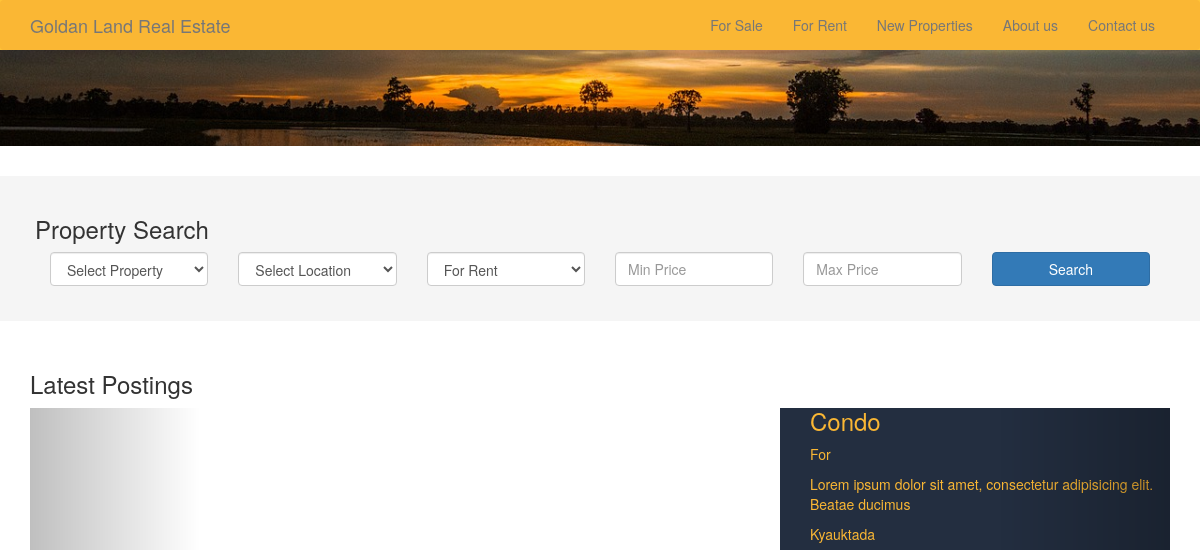
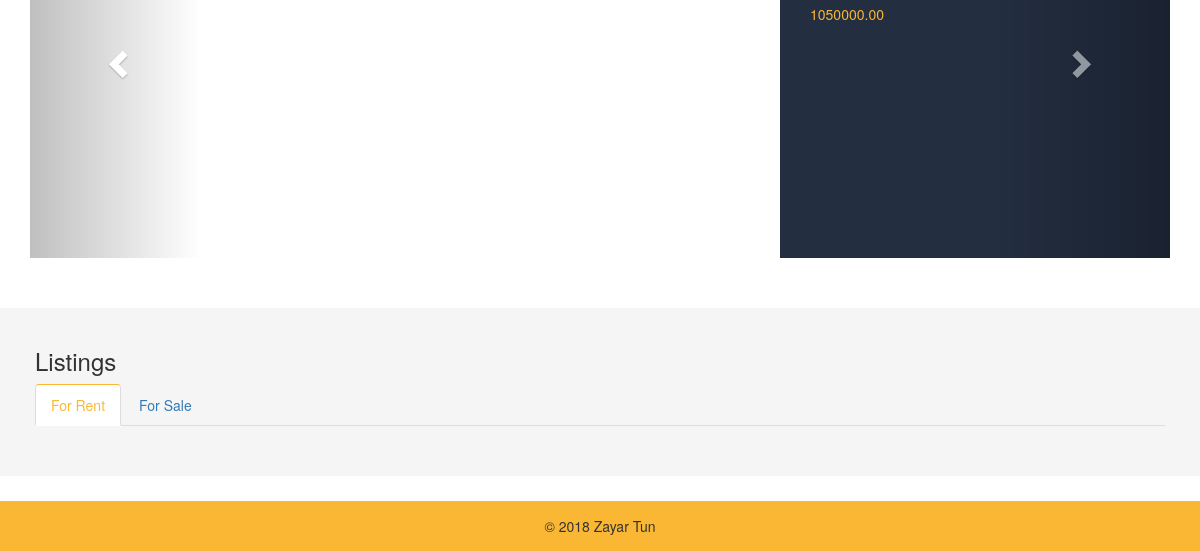
Before: / with the older database file (2 pictures, top to bottom).
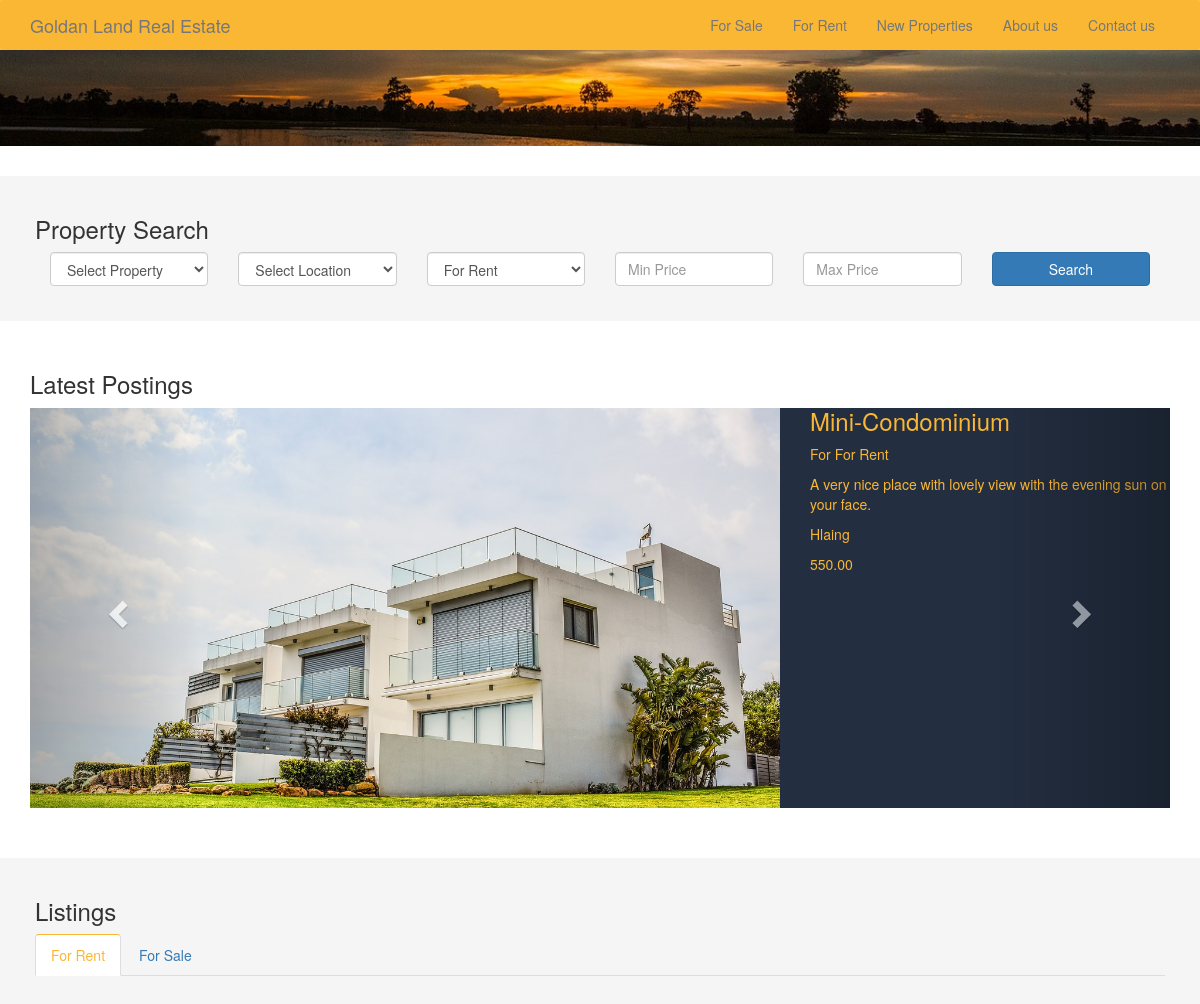
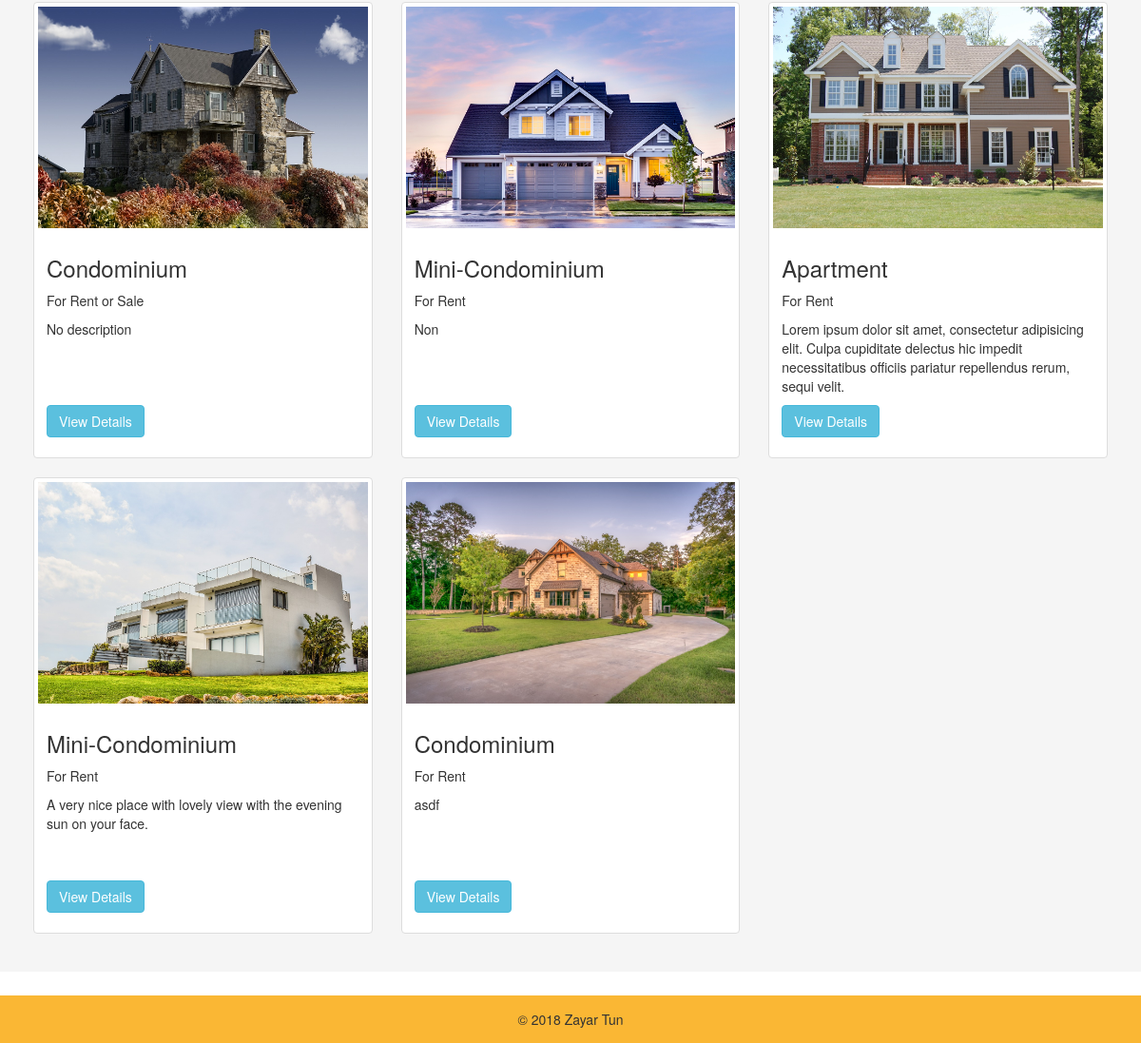
After: the same page with the newer database file (2 pictures, top to bottom).
### tables this page shows
CREATE TABLE IF NOT EXISTS `properties` (
  `id` int(11) NOT NULL AUTO_INCREMENT,
  `first_name` varchar(255) NOT NULL,
  `last_name` varchar(255) NOT NULL,
  `contact_phone` varchar(255) NOT NULL,
  `property_type` varchar(255) NOT NULL,
  `property_for` varchar(255) NOT NULL,
  `development` varchar(255) NOT NULL,
  `bed_room` varchar(255) NOT NULL,
  `bath_room` varchar(255) NOT NULL,
  `air_conditioning` varchar(255) NOT NULL,
  `condition_id` tinyint(3) NOT NULL,
  `width` decimal(9,2) NOT NULL,
  `length` decimal(9,2) NOT NULL,
  `floor` varchar(255) NOT NULL,
  `address` varchar(255) NOT NULL,
  `township` varchar(255) NOT NULL,
  `state` varchar(255) NOT NULL,
  `price` decimal(9,2) NOT NULL,
  `description` varchar(255) NOT NULL,
  `image_names` varchar(255) NOT NULL,
  PRIMARY KEY (`id`)
);

### private/functions.php (called while the page is built, shortened)
<?php
function url_for($script_path) {
  if($script_path[0] != '/') {
    $script_path = "/" . $script_path;
  }
  return WWW_ROOT . $script_path;
}
function h($string="") {
  return htmlspecialchars($string);
}
?>

### private/classes/databaseobject.class.php (called while the page is built, shortened)
<?php
  class DatabaseObject
  {
    static protected $database;
    static protected $table_name = "";
    public static function set_database($database)
    {
      self::$database = $database;
    }
    public static function find_by_sql($sql)
    {
      $result = self::$database->query($sql);
      $object_array = [];
      while ($record = $result->fetch_assoc())
      {
        $object_array[] = static::instantiate($record);
      }
      return $object_array;
    }
    public static function find_all_for_rent()
    {
      $rent = 'For Rent';
      $rentOrsale = 'For Rent or Sale';
      $sql = "SELECT * FROM " . static::$table_name . " ";
      $sql .= "WHERE property_for ='" . $rent . "' OR property_for ='" . $rentOrsale . "'";
      return static::find_by_sql($sql);
    }
    public static function get_latest_posting()
    {
      $sql = "SELECT * FROM ( SELECT * FROM " . static::$table_name . " ";
      $sql .= "ORDER BY id DESC LIMIT 2 ) sub ORDER BY id ASC";
      return static::find_by_sql($sql);
    }
    protected static function instantiate($record)
    {
      $object = new static();
      foreach ($record as $property => $value)
      {
        if (property_exists($object, $property)) {
          $object->$property = $value;
        }
      }
      return $object;
    }
  }

### private/classes/property.class.php (called while the page is built, shortened)
<?php
  class Property extends DatabaseObject
  {
    public $image_names;
    public function __construct($args=[])
    {
      $this->image_names = $args['image_names'] ?? NULL;
    }
    public function get_images()
    {
      return explode(', ', $this->image_names);
    }
  }

### public/index.php (the view, shortened to what this page needs)
<?php
  include(SHARED_PATH . '/public_header.php');
  $lastPosts = Property::get_latest_posting();
?>
<div class="container-fluid content-container">
  <div class="container">
    <div class="row">
      <section class="col-xs-12">
        <h3>Property Search</h3>
        <form class="search_form" action="<?php echo url_for('result.php'); ?>" method="post">
          <div class="col-sm-2">
            <div class="form-group">
              <select name="property[property_type]" class="form-control" id="propertyType">
                <option value="" selected disabled>Select Property</option>
              </select>
            </div>
          </div>
          <div class="col-sm-2">
            <div class="form-group">
              <select name="property[township]" class="form-control" id="township">
                <option value="any" selected disabled>Select Location</option>
              </select>
            </div>
          </div>
          <div class="col-sm-2">
            <div class="form-group">
                <select name="property[property_for]" class="form-control" id="propertyFor">
                  <?php foreach (Property::PROPERTY_FOR as $type) { ?>
                    <option value="<?php echo $type; ?>" <?php if ($type == 'Rent') { echo 'selected'; } ?>><?php echo $type; ?></option>
                  <?php } ?>
                </select>
            </div>
          </div>
          <div class="col-sm-2">
            <div class="form-group">
                <input class="form-control" type="text" name="property[min_price]" id="minPrice" placeholder="Min Price">
            </div>
          </div>
          <div class="col-sm-2">
            <div class="form-group">
                <input class="form-control" type="text" name="property[max_price]" id="maxPrice" placeholder="Max Price">
            </div>
          </div>
          <div class="col-sm-2">
            <div class="form-group">
              <input type="submit" class="btn btn-primary btn-block" value="Search" name="search">
            </div>
          </div>
        </form>
      </section>
    </div>
  </div>
</div>
<div class="container carousel-container">
  <div class="row">
    <section class="col-xs-12">
      <h3>Latest Postings</h3>
      <div class="carousel slide main_slide" data-ride="carousel" id="featured">
        <div class="carousel-inner">
          <?php $active = false; ?>
          <?php foreach ($lastPosts as $lastPost) { ?>
              <?php $images = $lastPost->get_images($lastPost->id); ?>
              <?php if (!$active) { ?>
              <?php $active = true; ?>
                  <div class="item active" >
                    <a href="details.php?id=<?php echo $lastPost->id; ?>">
                      <div class="row">
                        <div class="col-sm-8">
                          <div class="thumbnail" style="background-image: url(<?php echo url_for('/uploaded/' . $images[0]); ?>)">
                          </div>
                        </div>
                        <div class="caption col-sm-4 hidden-xs">
                          <h3><?php echo $lastPost->property_type; ?></h3>
                          <p>For <?php echo $lastPost->property_for; ?></p>
                          <p><?php echo $lastPost->description; ?></p>
                          <p><?php echo $lastPost->township; ?></p>
                          <p><?php echo $lastPost->price; ?></p>
                        </div>
                      </div>
                    </a>
                  </div>
              <?php } ?>
          <?php } ?>
        </div>
        <a class="left carousel-control" href="#featured" role="button" data-slide="prev">
          <span class="glyphicon glyphicon-chevron-left"></span>
        </a>
        <a class="right carousel-control" href="#featured" role="button" data-slide="next">
          <span class="glyphicon glyphicon-chevron-right"></span>
        </a>
      </div>
    </section>
  </div>
</div>
<div class="container-fluid content-container">
  <div class="container">
    <div class="row">
      <div class="col-xs-12">
        <h3>Listings</h3>
        <ul class="nav nav-tabs" role="tablist">
          <li role="presentation" class="active">
            <a role="tab" data-toggle="tab" href="#rent">For Rent</a>
          </li>
          <li role="presentation">
            <a role="tab" data-toggle="tab" href="#sale">For Sale</a>
          </li>
        </ul>
        <div class="tab-content">
          <div class="tab-pane active" role="tabpanel" id="rent">
            <div class="row">
              <?php
                $props = Property::find_all_for_rent();
                foreach ($props as $prop) {
                  $img_main = $prop->get_images($prop->id);
              ?>
                  <section class="col-xs-12 col-sm-6 col-md-4">
                    <div class="thumbnail">
                      <img class="index_img" src="<?php echo url_for('/uploaded/' . $img_main[0]) ?>" alt="House 1">
                      <div class="caption">
                        <h3><?php echo h($prop->property_type); ?></h3>
                        <p><?php echo h($prop->property_for); ?></p>
                        <p class="description"><?php echo h($prop->description); ?></p>
                        <a href="details.php?id=<?php echo $prop->id; ?>" class="btn btn-info">View Details</a>
                      </div>
                    </div>
                  </section>
              <?php } ?>
            </div>
          </div>
        </div>
      </div>
    </div>
  </div>
</div>
<?php
  include(SHARED_PATH . '/public_footer.php');
?>

### private/shared/public_header.php (shortened to what this page needs)
<!DOCTYPE html>
<html lang="en">
<head>
  <link rel="stylesheet" href="<?php echo url_for('/css/bootstrap.min.css'); ?>">
  <link rel="stylesheet" href="<?php echo url_for('/css/styles.css'); ?>">
</head>
<body>
<header>
  <nav class="navbar navbar-default">
    <div class="container">
      <div class="navbar-header">
        <a href="index.php" class="navbar-brand">Goldan Land Real Estate</a>
      </div>
      <div class="collapse navbar-collapse" id="collapse">
        <ul class="nav navbar-nav navbar-right">
          <li><a href="#">For Sale</a></li>
          <li><a href="#">For Rent</a></li>
          <li><a href="#">New Properties</a></li>
          <li><a href="#">About us</a></li>
          <li><a href="#">Contact us</a></li>
        </ul>
      </div>
    </div>
  </nav>
  <div class="jumbotron">
  </div>
</header>

### private/shared/public_footer.php (shortened to what this page needs)
<footer>
  <div class="container">
    <p class="copyright">&copy; 2018 Zayar Tun </p>
  </div>
</footer>
</body>
</html>

### public/css/styles.css (style rules this page uses)
header { background-color: #FFC338; }
.navbar { margin-bottom: 0; background-color: #FAB734; border: none; }
.jumbotron { max-height: 40vh; background-image: url('../images/cornfield_headerjpg.jpg'); background-position: center center; background-size: cover; }
footer { margin-top: 25px; height: 50px; background-color: #FAB734; display: flex; align-items: center; text-align: center; }
footer p { margin-bottom: 0; }
.carousel-container { margin-top: 50px; margin-bottom: 50px; }
.carousel-container h3 { margin-top: 0 !important; }
.carousel-inner>.item { background-color: #232E40; }
.carousel-inner .thumbnail { border: none; border-radius: 0; height: 400px; background-size: cover; background-position: center center; margin-bottom: 0; }
.carousel-inner .caption { color: #FAB734; }
.nav-tabs>li.active>a { border-top-color: #FAB734 !important; color: #FAB734 !important; }
.tab-pane { padding-top: 30px; }
.tab-pane .thumbnail { min-height: 480px; }
.tab-pane .thumbnail .description { min-height: 80px; }
.content-container { background-color: whitesmoke; padding: 20px; display: flex; align-content: center; }
@media (min-width: 1200px) { .thumbnail>img { width: 349px; } }
@media (min-width: 768px) { .thumbnail>img { height: 233px; } }

Changed rows visible on the page:
removed properties: property_type "Condo", description "Lorem ipsum dolor sit amet, consectetur adipisicing elit. Beatae ducimus", township "Kyauktada", price "1050000.00", shown under "Latest Postings"
added properties: property_type "Mini-Condominium", property_for "For Rent", description "A very nice place with lovely view with the evening sun on your face.", township "Hlaing", price "550.00", shows a picture
added properties: shows a picture, property_type "Condominium", property_for "For Rent or Sale", description "No description", shown under "Listings"
added properties: shows a picture, property_type "Mini-Condominium", property_for "For Rent", description "Non", shown under "Listings"
added properties: id+image_names (picture), property_type "Apartment", property_for "For Rent", description "Lorem ipsum dolor sit amet, consectetur adipisicing elit. Culpa cupiditate delectus hic impedit necessitatibus officiis pariatur repellendus rerum, sequi velit.", shown under "Listings"
added properties: shows a picture, property_type "Condominium", property_for "For Rent", description "asdf", shown under "Listings"
